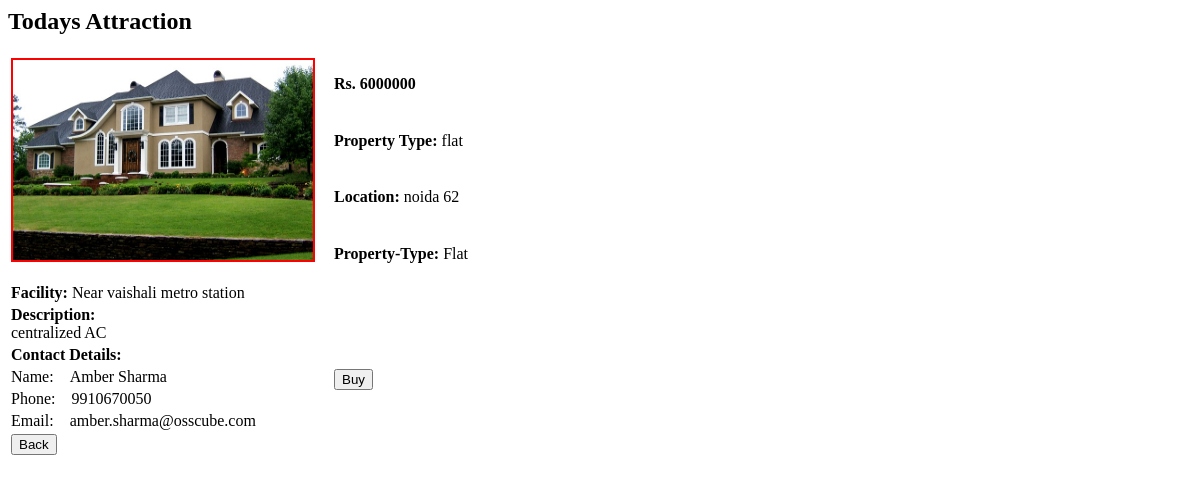
Screenshot of /view/todayattraction.php with the database file from the repository.
### tables this page shows
CREATE TABLE `user_registration` (
  `user_id` int(11) NOT NULL AUTO_INCREMENT COMMENT 'unique user response id',
  `name` varchar(20) NOT NULL COMMENT 'user name',
  `contact_no` varchar(10) NOT NULL COMMENT 'user contact number',
  `email` varchar(50) DEFAULT NULL,
  `user_name` varchar(20) NOT NULL COMMENT 'user login name',
  `password` varchar(15) NOT NULL COMMENT 'user password for login',
  `status` enum('t','f') DEFAULT 't' COMMENT 'status for soft delete',
  `user_type` enum('u','b','a') DEFAULT NULL,
  PRIMARY KEY (`user_id`,`user_name`)
);

### controller/singleton.php (called while the page is built, shortened)
<?php
class DBConnection {
    private static $instance;
    private static $_host = "localhost";
    private static $_user = "root";
    private static $_password ="amber@321";
    private $_tableName = "";
    private $_join = "";
    private $_limit = "";
    private $_where = "";
    private $_between = "";
    private $_groupBy = "";
    private $_values = array();
    private $_result = "";
    public static function Connect() {
        if (is_null(DBConnection::$instance)) {
            $db = mysql_connect(self::$_host, self::$_user, self::$_password);
            if ($db) {
                self::$instance = new DBConnection();
            }
        }
        return self::$instance;
    }
    public function Fields($data = array()) {
        $count = count($data);
	    if ($count > 0) {
            foreach ($data as $key => $value) {
                if (!empty($value)) {
		    $this->_values[] = $value;
                }
            }
        }
		return $this;
    }
    public function From($value) {
        if (!empty($value)) {
            $this->_tableName = $value;
        }
		return $this;
    }
    public function Limit($value="") {
    	$this->_limit ="";
        if (!empty($value)) {
        	$this->_limit =" limit ";
            $this->_limit .=$value;
        }
		return $this;
    }
	public function Join($joinTable, $condition, $type="INNER"){
	    $this->_join="";
		if(!empty($this->_tableName) && !empty($joinTable) && !empty($condition) && !empty($type)){
			$this->_join .= strtoupper(" ".$type." JOIN ").$joinTable;
			$this->_join .= " ON ".$condition." ";
		}
	}
    public function Where($data = array(), $raw = false, $operator = "AND") {
	$this->_where="";
        $count = count($data);
        if ($count > 0) {
            $index = 0;
            foreach ($data as $key => $value) {
				if (is_string($value)) {
                    $value = " '$value' ";
                }
				$op = array("=",">","<",">=","<=");
				$opMatch = false;
				for($i = 0;$i < count($op);$i++){
					if(strpos($key, $op[$i]) > 0){
						$opMatch  = true;
						break;
					}
				}
				if($opMatch){
					$this->_where .= " $key $value";
				}
				elseif($this->_between){
				    $this->_where .= $key .$this->_between ;
				}
				else {
					$this->_where .= " $key =  $value";
				}
            }
        }
		return $this;
    }
	public function GroupBy($string = ""){
		if(!empty($string)){
			if($this->_join)
			{
			$this->_groupBy = " GROUP BY ".$this->_tableName . "." .$string;
			}
			else {
				$this->_groupBy = " GROUP BY " .$string;
			}
		}
		return $this;
	}
    public function Select() {
        $bool = false;
        $this->_query = "";
        $fields = " * ";
        if (count($this->_values) > 0) {
            $fields = implode(', ', $this->_values);
        }
        $table = $this->_tableName;
        if (!empty($table)) {
			$this->_query .= "SELECT ";
			$this->_query .= $fields;
            $this->_query .= " FROM " . $this->_tableName. $this->_join;
            $where = $this->_where;
            if (!empty($where)) {
                $this->_query .= " WHERE " . $where;
            }
			if (!empty($this->_groupBy)) {
                $this->_query .= $this->_groupBy;
            }
            if (!empty($this->_limit)) {
                $this->_query .= $this->_limit;
            }
            $this->_result = mysql_query($this->_query);
            $bool = true;
        }
	$this->_keys=array();          $this->_values=array();    $this->_where=""; $this->_join=""; $this->_groupBy="";
        return $bool;
    }
    public function resultArray() {
        $records = array();
        if (!empty($this->_result)) {
            while ($row = mysql_fetch_assoc($this->_result)) {
                $records[] = $row;
            }
        }
        return $records;
    }
}

### model/todayattraction_class.php (called while the page is built, shortened)
<?PHP
require_once SITEPATH.'model/model.php';
class Attraction
{
	public function todayAttraction()
	{
		$obj1 = new MyModel();
		$result = $obj1->TodayAttraction();
		return $result;
	}
}
?>

### model/model.php (called while the page is built, shortened)
<?php
require_once SITEPATH.'controller/singleton.php';
require_once SITEPATH.'model/Search_class.php';
abstract class model {
    function __construct() {
        $this->db = DBConnection::Connect();
    }
}
class MyModel extends model {
	public function AdminDetails($matchfield) {
		$this->db->From("user_registration");
		$this->db->where($matchfield);
		$this->db->Select();
		$result = $this->db->resultArray();
		return $result;
	}
	public function TodayAttraction() {
		$this->db->Fields(array("price"));
		$this->db->From("seller_table where price=(select max(price) from seller_table)");
		$this->db->Limit("1");
		$this->db->Select();
		$result = $this->db->resultArray();
		if($result)
		{
		$this->db->From("seller_table");
		$this->db->Join("property_image","seller_table.property_id=property_image.property_id");
		$this->db->Where(array("price"=>$result[0]['price']));
		$this->db->Limit("1");
		$this->db->GroupBy("property_id");
		$this->db->Select();
		$result1 = $this->db->resultArray();
		}
		if($result && $result1)
		{
			return $result1;
		}
}
}

### model/Search_class.php (called while the page is built, shortened)
<?PHP
require_once SITEPATH.'model/model.php';
class SearchProperty
{
	public function Admindetails($matchfield)
	{
		$obj1 = new MyModel();
		$result = $obj1->AdminDetails($matchfield);
		return $result;
	}
}
?>

### view/todayattraction.php (the view, shortened to what this page needs)
<?php
require SITEPATH.'model/model.php';
require_once SITEPATH."model/Search_class.php";
require_once SITEPATH.'model/todayattraction_class.php';
?>
<div class="posters">
	<div class="poster double_wide no_max_height" style="width: 620px; min-height: 600px;">
		<h2 style="width: 620px" class="do_not_shorten">Todays Attraction</h2>
		<div class="row benefit" style="overflow: auto;">
<?php
$obj =new Attraction();
$responce=$obj->todayAttraction();
?>
				<table>
				<tr>
					<td rowspan="4" style="border: 1px thick red;">
						<img src="<?php echo IMAGEPATH . $responce[0]['image'] ;?>" rel="#mies1" height=200px; width="300px;" style="border:2px solid red;" />&nbsp;&nbsp;&nbsp;
					</td>
					<td>
						<b><span>Rs.</span>&nbsp;<?php echo $responce[0]['price']; ?></b>
					</td>
				</tr>
				<tr>
					<td>
						<span><b>Property Type:</b></span>&nbsp;<?php echo $responce[0]['property_type']; ?>
					</td>
				</tr>
				<tr>
					<td>
						<span><b>Location:</b></span>&nbsp;<?php echo $responce[0]['city']; ?>&nbsp;<?php echo $responce[0]['sector']; ?>
					</td>
				</tr>
				<tr>
					<td>
						<span><b>Property-Type:</b></span>&nbsp;<?php echo ucfirst($responce[0]['property_type']); ?>
					</td>
				</tr>
				<tr>
					<td colspan="2">
						<span><b>Facility:</b></span>&nbsp;<?php echo $responce[0]['facility']; ?>
					</td>
				</tr>
				<tr>
					<td colspan="2">
						<span><b>Description:</b></span><br/>	<?php echo $responce[0]['description']; ?>
					</td>
				</tr>
 				<?php
                                    $obj2=new SearchProperty();
                                    $matchfield1['user_type']="a";
                                    $adminresult=$obj2-> AdminDetails($matchfield1);
                            ?>
                        <tr>
			<td><span><b>Contact Details:</b></span><br/></td><td  rowspan="4">
						<form id="frmVote" action="javascript:void(0)" method="POST">
						<input type="button" class="open" value="Buy" onclick="action_open('propertybuy.php?property_id=<?php echo $responce[0]['property_id']?>&price=<?php echo $responce[0]['price']?>')"/>
						</form>
					</td></tr>
                        <tr><td><span >Name:&nbsp;&nbsp;&nbsp;&nbsp;<?php echo $adminresult[0]['name'] ?></span></td></tr>
                        <tr><td><span >Phone:&nbsp;&nbsp;&nbsp;&nbsp;<?php echo $adminresult[0]['contact_no'] ?></span></td></tr>
                        <tr><td><span >Email:&nbsp;&nbsp;&nbsp;&nbsp;<?php echo $adminresult[0]['email'] ?></span></td>
			</tr>
			<tr>
				<td  rowspan="4">
					<form id="frmVote" action="javascript:void(0)" method="POST">
						 <input type="button" onclick="back('left.php')" value="Back" />
					</form>
				</td>
			</tr>
			</table>
</div>
</div>
</div>

### view/todayattraction.php (style rules this page uses)
table td { padding-right: 20px; max-width:300px; }

### rows the page displays
user_registration: name "Amber Sharma", contact_no "9910670050", email "amber.sharma@osscube.com"

### other values shown
$responce[0]['price'] "6000000"
$responce[0]['property_type'] "flat"
$responce[0]['city'] "noida"
$responce[0]['sector'] "62"
$responce[0]['property_type'] "Flat"
$responce[0]['facility'] "Near vaishali metro station"
$responce[0]['description'] "centralized AC"
